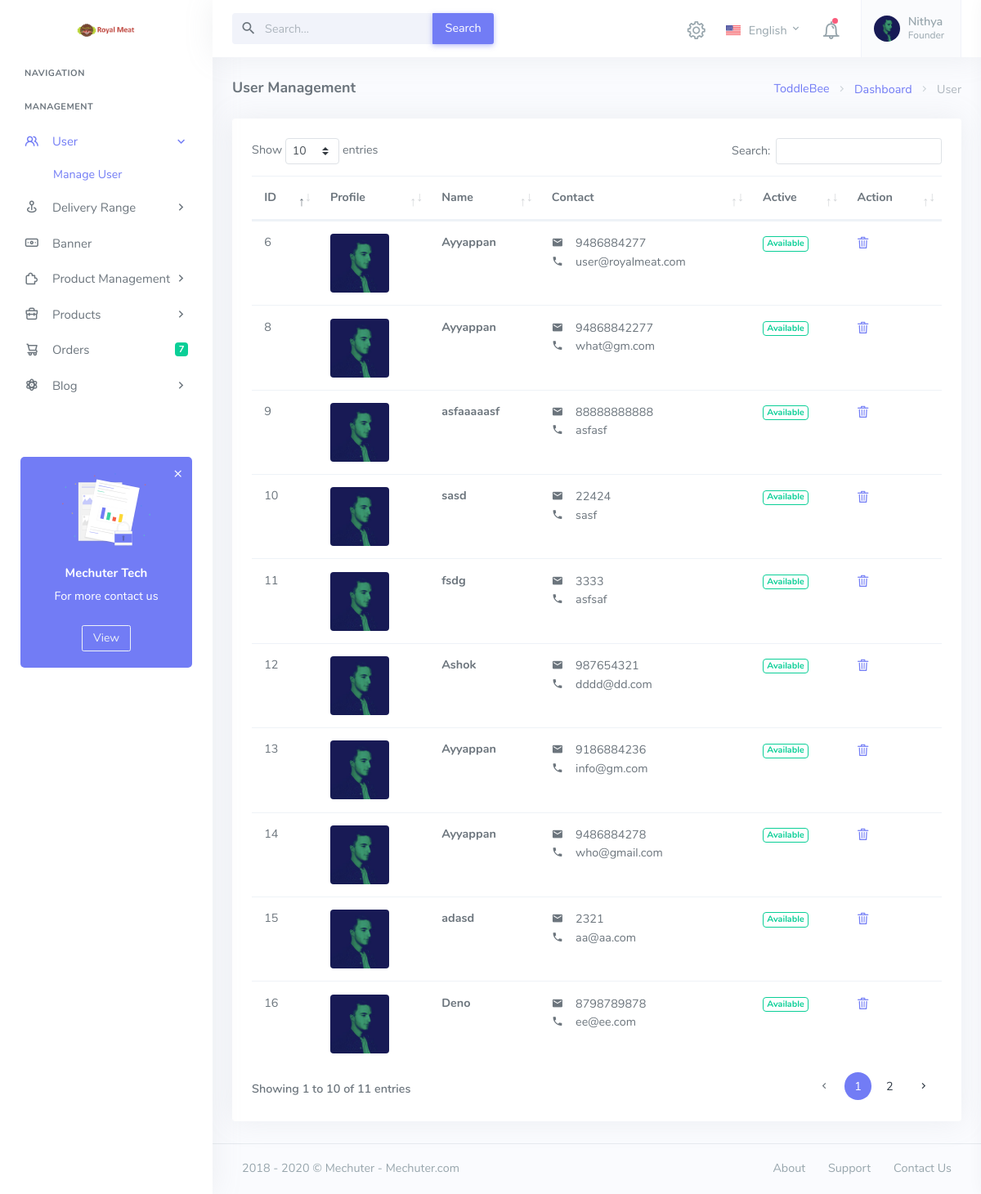
The app's page /Site/API/admin/user-list.php (signed in) with its own data.
### tables this page shows
CREATE TABLE IF NOT EXISTS `user` (
  `u_id` int(11) NOT NULL AUTO_INCREMENT,
  `name` varchar(2000) DEFAULT NULL,
  `phone` varchar(2000) DEFAULT NULL,
  `email` varchar(200) DEFAULT NULL,
  `profile` varchar(200) DEFAULT NULL,
  `password` varchar(200) DEFAULT NULL,
  `city` varchar(200) DEFAULT NULL,
  `address` varchar(2000) DEFAULT NULL,
  `active` int(11) NOT NULL DEFAULT 1,
  `u_created_on` datetime NOT NULL DEFAULT current_timestamp() ON UPDATE current_timestamp(),
  PRIMARY KEY (`u_id`)
);

### Site/API/admin/user-list.php (the view, shortened to what this page needs)
<?php
	include('includes/config.php');
	if(strlen($_SESSION['login'])==0)
	{
		header('location:index.php');
	}
	else{
	?>
	<!DOCTYPE html>
	<html lang="en">
		<head>
			<?php include 'includes/head.php';?>
			<link href="assets/css/vendor/dataTables.bootstrap4.css" rel="stylesheet" type="text/css" />
			<link href="assets/css/vendor/responsive.bootstrap4.css" rel="stylesheet" type="text/css" />
		</head>
		<body class="loading" data-layout-config='{"leftSideBarTheme":"light","layoutBoxed":false, "leftSidebarCondensed":false, "leftSidebarScrollable":false,"darkMode":false, "showRightSidebarOnStart": false}'>
			<div class="wrapper">
				<?php include 'includes/left-navigation.php';?>
				<div class="content-page">
					<div class="content">
						<?php include 'includes/top-menu.php';?>
						<div class="container-fluid">
							<div class="row">
								<div class="col-12">
									<div class="page-title-box">
										<div class="page-title-right">
											<ol class="breadcrumb m-0">
												<li class="breadcrumb-item"><a href="javascript: void(0);">ToddleBee</a></li>
												<li class="breadcrumb-item"><a href="javascript: void(0);">Dashboard</a></li>
												<li class="breadcrumb-item active">User</li>
											</ol>
										</div>
										<h4 class="page-title">User Management</h4>
									</div>
								</div>
							</div>
							<div class="row">
								<div class="col-lg-12">
									<div class="card">
										<div class="card-body">
											<table id="basic-datatable" class="table dt-responsive nowrap w-100">
												<thead>
													<tr>
														<th>ID</th>
														<th>Profile</th>
														<th>Name</th>
														<th>Contact</th>
														<th>Active</th>
														<th>Action</th>
													</tr>
												</thead>
												<tbody>
													<?php
														$query = mysqli_query($con, "Select * FROM user");
														$rowcount = mysqli_num_rows($query);
														if ($rowcount == 0) {
														?>
														<tr>
															<td colspan="7" align="center">
																<h3 style="color:black">No record found</h3>
															</td>
															<tr>
																<?php
																	} else {
																	while ($row = mysqli_fetch_array($query)) {
																	?>
																	<tr>
																		<td><?php echo htmlentities($row['u_id']); ?></td>
																		<td>
																			<?php if($row['profile']!=""){ ?>
																				<img src="<?php echo htmlentities($imgloc.$row['profile']); ?>" alt="image" class="img-fluid avatar-md rounded">
																				<?php } else{ ?>
																				<img src="assets/images/avatar-1.jpg" alt="image" class="img-fluid avatar-md rounded">
																			<?php } ?>
																		</td>
																		<td><strong><?php echo htmlentities($row['name']); ?></strong></td>
																		<td>
																			<i class="mdi mdi mdi-email"></i>&nbsp;&nbsp;&nbsp;&nbsp;<?php echo htmlentities($row['phone']); ?><br>
																			<i class="mdi mdi mdi-phone"></i>&nbsp;&nbsp;&nbsp;&nbsp;<?php echo htmlentities($row['email']); ?></td>
																		<td>
																			<?php if($row['active']){ ?>
																				<a href="<?php echo htmlentities($_SERVER['PHP_SELF']); ?>?scid=<?php echo htmlentities($row['u_id']); ?>&&action=dact" onclick="return confirm('Are you sure you want to deactivate?');"  ><span class="badge badge-outline-success">Available</span></a>
																				<?php }else{ ?>
																				<a href="<?php echo htmlentities($_SERVER['PHP_SELF']); ?>?scid=<?php echo htmlentities($row['u_id']); ?>&&action=act" onclick="return confirm('Are you sure you want to activate?');"  ><span class="badge badge-outline-danger">Unavailable</span></a>
																			<?php } ?>
																		</td>
																		<td>
																			<a href="<?php echo htmlentities($_SERVER['PHP_SELF']); ?>?scid=<?php echo htmlentities($row['u_id']); ?>&&action=del" onclick="return confirm('Are you sure you want to delete?');"  ><i class="dripicons-trash"></i></a> &nbsp;&nbsp;&nbsp;&nbsp;
																		</td>
																	</tr>
																<?php } } ?>
														</tbody>
													</table>
												</div>
											</div>
										</div>
									</div>
								</div>
								<?php include 'includes/footer.php';?>
							</div>
						</div>
					</body>
				</html>
			<?php } ?>

### Site/API/admin/includes/head.php (shortened to what this page needs)
<link href="assets/css/icons.min.css" rel="stylesheet" type="text/css" />
<link href="assets/css/app.min.css" rel="stylesheet" type="text/css" id="light-style" />
<link href="assets/css/app-dark.min.css" rel="stylesheet" type="text/css" id="dark-style" />

### Site/API/admin/includes/left-navigation.php (shortened to what this page needs)
<?php
	$countorder = mysqli_num_rows( mysqli_query($con, "SELECT * from booking WHERE admin_seen=0"));
?>
<div class="left-side-menu">
	<a href="dashboard.php" class="logo text-center logo-dark">
		<span class="logo-lg">
			<img src="assets/images/logo-dark.png" alt="" height="16">
		</span>
	</a>
	<div class="h-100" id="left-side-menu-container" data-simplebar>
		<ul class="metismenu side-nav">
			<li class="side-nav-title side-nav-item">Navigation</li>
			<li class="side-nav-title side-nav-item">MANAGEMENT</li>
			<li class="side-nav-item">
				<a href="javascript: void(0);" class="side-nav-link">
					<i class="uil-users-alt"></i>
					<span> User </span>
					<span class="menu-arrow"></span>
				</a>
				<ul class="side-nav-second-level" aria-expanded="false">
					<li>
						<a href="user-list.php">Manage User</a>
					</li>
				</ul>
			</li>
			<li class="side-nav-item">
				<a href="javascript: void(0);" class="side-nav-link">
					<i class=" uil-map-pin"></i>
					<span> Delivery Range </span>
					<span class="menu-arrow"></span>
				</a>
			</li>
			<li class="side-nav-item">
				<a href="banner.php" class="side-nav-link">
					<i class="uil-money-bill"></i>
					<span> Banner </span>
				</a>
			</li>
			<li class="side-nav-item">
				<a href="javascript: void(0);" class="side-nav-link">
					<i class="uil-puzzle-piece"></i>
					<span> Product Management </span>
					<span class="menu-arrow"></span>
				</a>
			</li>
			<li class="side-nav-item">
				<a href="javascript: void(0);" class="side-nav-link">
					<i class="uil-briefcase"></i>
					<span> Products </span>
					<span class="menu-arrow"></span>
				</a>
			</li>
			<li class="side-nav-item">
				<a href="javascript: void(0);" class="side-nav-link">
					<i class="uil-shopping-cart-alt"></i>
					<span> Orders </span>
					<?php if($countorder=='0'){ ?>
						<span class="menu-arrow"></span>
						<?php }else{ ?>
						<span class="badge badge-success float-right"><?=$countorder;?></span>
					<?php } ?>
				</a>
			</li>
			<li class="side-nav-item">
				<a href="javascript: void(0);" class="side-nav-link">
					<i class=" uil-atom"></i>
					<span> Blog </span>
					<span class="menu-arrow"></span>
				</a>
			</li>
		</ul>
		<div class="help-box text-white text-center">
			<a href="javascript: void(0);" class="float-right close-btn text-white">
				<i class="mdi mdi-close"></i>
			</a>
			<img src="assets/images/help-icon.svg" height="90" alt="Helper Icon Image" />
			<h5 class="mt-3">Mechuter Tech</h5>
			<p class="mb-3">For more contact us</p>
			<a href="javascript: void(0);" class="btn btn-outline-light btn-sm">View</a>
		</div>
	</div>
</div>

### Site/API/admin/includes/top-menu.php (shortened to what this page needs)
<?php
$name=$_SESSION['adminname'];
?>
<div class="navbar-custom">
                        <ul class="list-unstyled topbar-right-menu float-right mb-0">
                            <li class="notification-list">
                                <a class="nav-link right-bar-toggle" href="javascript: void(0);">
                                    <i class="dripicons-gear noti-icon"></i>
                                </a>
                            </li>
                            <li class="dropdown notification-list topbar-dropdown">
                                <a class="nav-link dropdown-toggle arrow-none" data-toggle="dropdown" href="#" role="button" aria-haspopup="false" aria-expanded="false">
                                    <img src="assets/images/flags/us.jpg" alt="user-image" class="mr-0 mr-sm-1" height="12">
                                    <span class="align-middle d-none d-sm-inline-block">English</span> <i class="mdi mdi-chevron-down d-none d-sm-inline-block"></i>
                                </a>
                            </li>
                            <li class="dropdown notification-list">
                                <a class="nav-link dropdown-toggle arrow-none" data-toggle="dropdown" href="#" role="button" aria-haspopup="false" aria-expanded="false">
                                    <i class="dripicons-bell noti-icon"></i>
                                    <span class="noti-icon-badge"></span>
                                </a>
                            </li>
                            <li class="dropdown notification-list">
                                <a class="nav-link dropdown-toggle nav-user arrow-none mr-0" data-toggle="dropdown" href="#" role="button" aria-haspopup="false"
                                    aria-expanded="false">
                                    <span class="account-user-avatar">
										<?php if($row['admin_image']){ ?>
											<img src="<?php echo htmlentities($imgloc.$row['admin_image']); ?>" alt="image"  class="rounded-circle">
											<?php } else{ ?>
											<img src="assets/images/users/avatar-1.jpg" alt="image"  class="rounded-circle">
											<?php } ?>
                                    </span>
                                    <span>
                                        <span class="account-user-name"><?php echo htmlentities($name); ?></span>
                                        <span class="account-position">Founder</span>
                                    </span>
                                </a>
                            </li>
                        </ul>
                        <div class="app-search">
                            <form>
                                <div class="input-group">
                                    <input type="text" class="form-control" placeholder="Search...">
                                    <span class="mdi mdi-magnify"></span>
                                    <div class="input-group-append">
                                        <button class="btn btn-primary" type="submit">Search</button>
                                    </div>
                                </div>
                            </form>
                        </div>
                    </div>

### Site/API/admin/includes/footer.php
<footer class="footer">
    <div class="container-fluid">
        <div class="row">
            <div class="col-md-6">
                2018 - 2020 © Mechuter - Mechuter.com
            </div>
            <div class="col-md-6">
                <div class="text-md-right footer-links d-none d-md-block">
                    <a href="javascript: void(0);">About</a>
                    <a href="javascript: void(0);">Support</a>
                    <a href="javascript: void(0);">Contact Us</a>
                </div>
            </div>
        </div>
    </div>
</footer>

### records on screen
user: u_id "6", name "Ayyappan", phone "9486884277", email "user@royalmeat.com"
user: u_id "8", name "Ayyappan", phone "94868842277", email "what@gm.com"
user: u_id "9", name "asfaaaaasf", phone "88888888888", email "asfasf"
user: u_id "10", name "sasd", phone "22424", email "sasf"
user: u_id "11", name "fsdg", phone "3333", email "asfsaf"
user: u_id "12", name "Ashok", phone "987654321", email "dddd@dd.com"
user: u_id "13", name "Ayyappan", phone "9186884236", email "info@gm.com"
user: u_id "14", name "Ayyappan", phone "9486884278", email "who@gmail.com"
user: u_id "15", name "adasd", phone "2321", email "aa@aa.com"
user: u_id "16", name "Deno", phone "8798789878", email "ee@ee.com"

### other values on screen
$countorder "7"
$name "Nithya"
